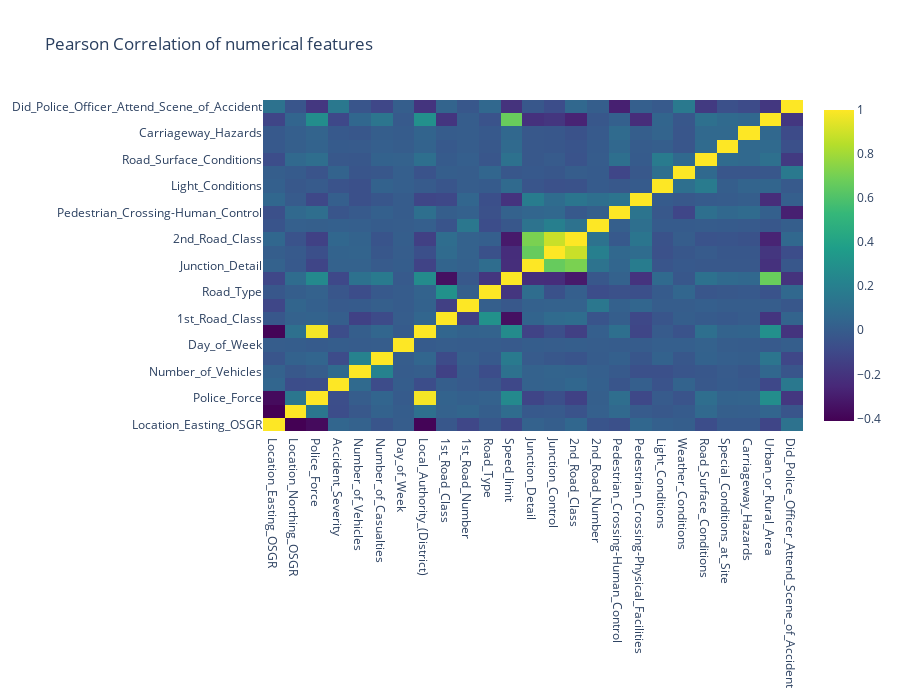

Notebook code cell kept with this figure:
### Code cell
# creating a list of only numerical categories for correlation plotting
    
numerical = [
            u'Location_Easting_OSGR', 
            u'Location_Northing_OSGR',
#            u'Longitude',
#            u'Latitude',
            u'Police_Force',
            u'Accident_Severity', 
            u'Number_of_Vehicles',
            u'Number_of_Casualties', 
            u'Day_of_Week', 
            u'Local_Authority_(District)', 
            u'1st_Road_Class',
            u'1st_Road_Number',
            u'Road_Type',
            u'Speed_limit',
            u'Junction_Detail',
            u'Junction_Control',
            u'2nd_Road_Class',
            u'2nd_Road_Number',
            u'Pedestrian_Crossing-Human_Control',
            u'Pedestrian_Crossing-Physical_Facilities',
            u'Light_Conditions',
            u'Weather_Conditions', 
            u'Road_Surface_Conditions',
            u'Special_Conditions_at_Site', 
            u'Carriageway_Hazards',
            u'Urban_or_Rural_Area', 
            u'Did_Police_Officer_Attend_Scene_of_Accident'
]
data = [
    go.Heatmap(
        z= df[numerical].astype(float).corr().values, # Generating the Pearson correlation
        x=df[numerical].columns.values,
        y=df[numerical].columns.values,
        colorscale='Viridis',
        reversescale = False,
#         text = True ,
        opacity = 1.0
        
    )
]

layout = go.Layout(
    title='Pearson Correlation of numerical features',
    xaxis = dict(ticks='', nticks=36),
    yaxis = dict(ticks='' ),
    width = 900, height = 700,
    
)

fig = go.Figure(data=data, layout=layout)
py.iplot(fig, filename='labelled-heatmap')

### Figure 1 — Plotly figure (JSON) as saved in the notebook; plotly's stock layout.template omitted (floating-point values rounded to 4 significant figures; data arrays with more than 128 entries replaced by an {"elided": "..."} marker saying what was removed)
{"data": [{"colorscale": [[0, "#440154"], [0.1111, "#482878"], [0.2222, "#3e4989"], [0.3333, "#31688e"], [0.4444, "#26828e"], [0.5556, "#1f9e89"], [0.6667, "#35b779"], [0.7778, "#6ece58"], [0.8889, "#b5de2b"], [1, "#fde725"]], "opacity": 1, "reversescale": false, "type": "heatmap", "x": ["Location_Easting_OSGR", "Location_Northing_OSGR", "Police_Force", "Accident_Severity", "Number_of_Vehicles", "Number_of_Casualties", "Day_of_Week", "Local_Authority_(District)", "1st_Road_Class", "1st_Road_Number", "Road_Type", "Speed_limit", "Junction_Detail", "Junction_Control", "2nd_Road_Class", "2nd_Road_Number", "Pedestrian_Crossing-Human_Control", "Pedestrian_Crossing-Physical_Facilities", "Light_Conditions", "Weather_Conditions", "Road_Surface_Conditions", "Special_Conditions_at_Site", "Carriageway_Hazards", "Urban_or_Rural_Area", "Did_Police_Officer_Attend_Scene_of_Accident"], "y": ["Location_Easting_OSGR", "Location_Northing_OSGR", "Police_Force", "Accident_Severity", "Number_of_Vehicles", "Number_of_Casualties", "Day_of_Week", "Local_Authority_(District)", "1st_Road_Class", "1st_Road_Number", "Road_Type", "Speed_limit", "Junction_Detail", "Junction_Control", "2nd_Road_Class", "2nd_Road_Number", "Pedestrian_Crossing-Human_Control", "Pedestrian_Crossing-Physical_Facilities", "Light_Conditions", "Weather_Conditions", "Road_Surface_Conditions", "Special_Conditions_at_Site", "Carriageway_Hazards", "Urban_or_Rural_Area", "Did_Police_Officer_Attend_Scene_of_Accident"], "z": {"elided": "25x25 float values"}}], "layout": {"height": 700, "title": {"text": "Pearson Correlation of numerical features"}, "width": 900, "xaxis": {"nticks": 36, "ticks": ""}, "yaxis": {"ticks": ""}}}
